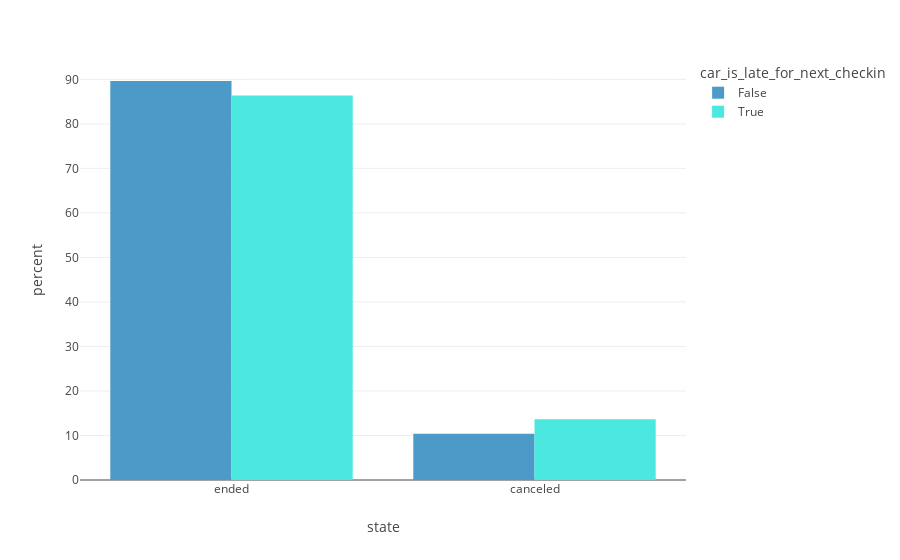

The notebook cell saved with this chart:
### Code cell
fig = px.histogram(df_delay_clean[(df_delay_clean["time_delta_since_car_last_checkout_in_minutes"].notna())],  x="state", color="car_is_late_for_next_checkin", histnorm="percent",barmode="group")
fig.show()

### Figure 1 — Plotly figure (JSON) as saved in the notebook; plotly's stock layout.template omitted (floating-point values rounded to 4 significant figures; data arrays with more than 128 entries replaced by an {"elided": "..."} marker saying what was removed)
{"data": [{"alignmentgroup": "True", "bingroup": "x", "histnorm": "percent", "hovertemplate": "car_is_late_for_next_checkin=False<br>state=%{x}<br>percent=%{y}<extra></extra>", "legendgroup": "False", "marker": {"color": "#4B9AC7", "pattern": {"shape": ""}}, "name": "False", "offsetgroup": "False", "orientation": "v", "showlegend": true, "type": "histogram", "x": {"elided": "1311 str values"}, "xaxis": "x", "yaxis": "y"}, {"alignmentgroup": "True", "bingroup": "x", "histnorm": "percent", "hovertemplate": "car_is_late_for_next_checkin=True<br>state=%{x}<br>percent=%{y}<extra></extra>", "legendgroup": "True", "marker": {"color": "#4BE8E0", "pattern": {"shape": ""}}, "name": "True", "offsetgroup": "True", "orientation": "v", "showlegend": true, "type": "histogram", "x": {"elided": "176 str values"}, "xaxis": "x", "yaxis": "y"}], "layout": {"barmode": "group", "legend": {"title": {"text": "car_is_late_for_next_checkin"}, "tracegroupgap": 0}, "margin": {"t": 60}, "xaxis": {"anchor": "y", "domain": [0, 1], "title": {"text": "state"}}, "yaxis": {"anchor": "x", "domain": [0, 1], "title": {"text": "percent"}}}}
